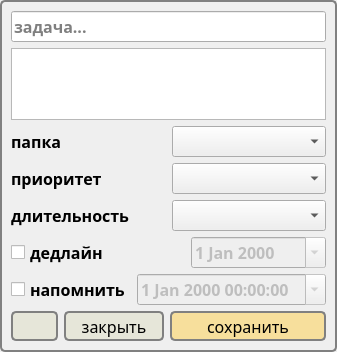
<?xml version="1.0" encoding="UTF-8"?>
<ui version="4.0">
 <class>TaskEditWindow</class>
 <widget class="QDialog" name="TaskEditWindow">
  <property name="geometry">
   <rect>
    <x>0</x>
    <y>0</y>
    <width>299</width>
    <height>352</height>
   </rect>
  </property>
  <property name="font">
   <font>
    <family>Bahnschrift SemiBold</family>
    <pointsize>12</pointsize>
    <bold>true</bold>
   </font>
  </property>
  <property name="windowTitle">
   <string>Изменение задачи</string>
  </property>
  <property name="styleSheet">
   <string notr="true">QDialog{
border: 2px solid grey;
border-radius: 5px;
}
</string>
  </property>
  <layout class="QVBoxLayout" name="verticalLayout_3">
   <item>
    <widget class="QLineEdit" name="editTaskName">
     <property name="text">
      <string/>
     </property>
     <property name="placeholderText">
      <string>задача...</string>
     </property>
    </widget>
   </item>
   <item>
    <widget class="QPlainTextEdit" name="editTaskNote">
     <property name="plainText">
      <string/>
     </property>
     <property name="backgroundVisible">
      <bool>false</bool>
     </property>
     <property name="centerOnScroll">
      <bool>false</bool>
     </property>
     <property name="placeholderText">
      <string>добавить заметку...</string>
     </property>
    </widget>
   </item>
   <item>
    <layout class="QVBoxLayout" name="verticalLayout_2">
     <item>
      <layout class="QHBoxLayout" name="horizontalLayout_2" stretch="1,1">
       <item>
        <widget class="QLabel" name="label_2">
         <property name="text">
          <string>папка</string>
         </property>
        </widget>
       </item>
       <item>
        <widget class="QComboBox" name="editTaskFolder"/>
       </item>
      </layout>
     </item>
     <item>
      <layout class="QHBoxLayout" name="horizontalLayout_3" stretch="1,1">
       <item>
        <widget class="QLabel" name="label_3">
         <property name="text">
          <string>приоритет</string>
         </property>
        </widget>
       </item>
       <item>
        <widget class="QComboBox" name="editTaskPriority"/>
       </item>
      </layout>
     </item>
     <item>
      <layout class="QHBoxLayout" name="horizontalLayout_4" stretch="1,1">
       <item>
        <widget class="QLabel" name="label_4">
         <property name="text">
          <string>длительность</string>
         </property>
        </widget>
       </item>
       <item>
        <widget class="QComboBox" name="editTaskDuration"/>
       </item>
      </layout>
     </item>
     <item>
      <layout class="QHBoxLayout" name="horizontalLayout_5" stretch="0,1">
       <item>
        <widget class="QCheckBox" name="editTaskIsDeadline">
         <property name="styleSheet">
          <string notr="true">QCheckBox::indicator:unchecked{
	image: url(:/pictures/resources/checkbox-undone.svg);
	width: 16;
	height: 16;
}
QCheckBox::indicator:checked{
	image: url(:/pictures/resources/checkbox-undone-hover.svg);
	width: 16;
	height: 16;
}</string>
         </property>
         <property name="text">
          <string>дедлайн</string>
         </property>
        </widget>
       </item>
       <item>
        <widget class="QDateEdit" name="editTaskDeadline">
         <property name="enabled">
          <bool>false</bool>
         </property>
         <property name="maximumSize">
          <size>
           <width>135</width>
           <height>16777215</height>
          </size>
         </property>
         <property name="styleSheet">
          <string notr="true">QCalendarWidget {
	font-family: Bahnschrift;
	font-size: 16px;
    background-color: white;
}

QTableView::item {
    border-radius: 30px;
}

QTableView::item:selected {
    image: url(:/pictures/resources/calendar-selected-date.svg);
    background-color: rgba(247,223,156,0);
}

QTableView:focus {
    outline: none;
}

QTableView:disabled {
    color: rgba(0, 0, 0, 100);
}

QCalendarWidget QAbstractItemView::item:enabled[today=&quot;true&quot;] {
    color: red;
    font-weight: bold;
}

QWidget#qt_calendar_navigationbar {
    background-color: rgb(247,223,156);
    border-radius: 5px;
    border: 2px solid gray;
}

QToolButton {
    color: black;
    font-size: 18px;
    border-radius: 20px;
}

#qt_calendar_nextmonth {
    icon-size: 30px;
    qproperty-icon: url(:/pictures/resources/right-arrow.svg);
    border-radius: 5px;
}

#qt_calendar_prevmonth {
    icon-size: 30px;
    qproperty-icon: url(:/pictures/resources/left-arrow.svg);
    border-radius: 5px;
}

QMenu {
    background-color: white;
    border: 2px solid gray;
    border-radius: 7px;
    padding: 4px 4px;
    font-family: Bahnschrift;
    font-size: 16px;
}

QMenu::item:selected {
    background-color: rgb(247,223,156);
    border-radius: 5px;
}

QSpinBox {
    background-color: rgb(247,223,156);
    width: 80px;
}
</string>
         </property>
         <property name="calendarPopup">
          <bool>true</bool>
         </property>
        </widget>
       </item>
      </layout>
     </item>
     <item>
      <layout class="QVBoxLayout" name="verticalLayout">
       <item>
        <layout class="QHBoxLayout" name="horizontalLayout_6" stretch="0,0">
         <item>
          <widget class="QCheckBox" name="editTaskIsReminder">
           <property name="styleSheet">
            <string notr="true">QCheckBox::indicator:unchecked{
	image: url(:/pictures/resources/checkbox-undone.svg);
	width: 16;
	height: 16;
}
QCheckBox::indicator:checked{
	image: url(:/pictures/resources/checkbox-undone-hover.svg);
	width: 16;
	height: 16;
}</string>
           </property>
           <property name="text">
            <string>напомнить</string>
           </property>
          </widget>
         </item>
         <item>
          <widget class="QDateTimeEdit" name="editTaskReminder">
           <property name="enabled">
            <bool>false</bool>
           </property>
           <property name="sizePolicy">
            <sizepolicy hsizetype="Expanding" vsizetype="Fixed">
             <horstretch>0</horstretch>
             <verstretch>0</verstretch>
            </sizepolicy>
           </property>
           <property name="styleSheet">
            <string notr="true">QCalendarWidget {
	font-family: Bahnschrift;
	font-size: 16px;
    background-color: white;
}

QTableView::item {
    border-radius: 30px;
}

QTableView::item:selected {
    image: url(:/pictures/resources/calendar-selected-date.svg);
    background-color: rgba(247,223,156,0);
}

QTableView:focus {
    outline: none;
}

QTableView:disabled {
    color: rgba(0, 0, 0, 100);
}

QCalendarWidget QAbstractItemView::item:enabled[today=&quot;true&quot;] {
    color: red;
    font-weight: bold;
}

QWidget#qt_calendar_navigationbar {
    background-color: rgb(247,223,156);
    border-radius: 5px;
    border: 2px solid gray;
}

QToolButton {
    color: black;
    font-size: 18px;
    border-radius: 20px;
}

#qt_calendar_nextmonth {
    icon-size: 30px;
    qproperty-icon: url(:/pictures/resources/right-arrow.svg);
    border-radius: 5px;
}

#qt_calendar_prevmonth {
    icon-size: 30px;
    qproperty-icon: url(:/pictures/resources/left-arrow.svg);
    border-radius: 5px;
}

QMenu {
    background-color: white;
    border: 2px solid gray;
    border-radius: 7px;
    padding: 4px 4px;
    font-family: Bahnschrift;
    font-size: 16px;
}

QMenu::item:selected {
    background-color: rgb(247,223,156);
    border-radius: 5px;
}

QSpinBox {
    background-color: rgb(247,223,156);
    width: 80px;
}
</string>
           </property>
           <property name="calendarPopup">
            <bool>true</bool>
           </property>
          </widget>
         </item>
        </layout>
       </item>
       <item>
        <layout class="QHBoxLayout" name="horizontalLayout_7"/>
       </item>
      </layout>
     </item>
    </layout>
   </item>
   <item>
    <layout class="QHBoxLayout" name="horizontalLayout">
     <item>
      <widget class="QPushButton" name="deleteTaskButton">
       <property name="sizePolicy">
        <sizepolicy hsizetype="Fixed" vsizetype="Preferred">
         <horstretch>0</horstretch>
         <verstretch>0</verstretch>
        </sizepolicy>
       </property>
       <property name="styleSheet">
        <string notr="true">QPushButton {
	icon: url(:/pictures/resources/bin.png);
	background-color: rgb(230,230,217);
	border-radius: 5px;
	border: 2px solid gray;
	color: black;
}
QPushButton:hover {
	background-color:  rgb(218, 66, 66);
}

</string>
       </property>
       <property name="text">
        <string/>
       </property>
       <property name="autoDefault">
        <bool>false</bool>
       </property>
      </widget>
     </item>
     <item>
      <widget class="QPushButton" name="closeTaskButton">
       <property name="sizePolicy">
        <sizepolicy hsizetype="Maximum" vsizetype="Maximum">
         <horstretch>0</horstretch>
         <verstretch>0</verstretch>
        </sizepolicy>
       </property>
       <property name="minimumSize">
        <size>
         <width>100</width>
         <height>30</height>
        </size>
       </property>
       <property name="font">
        <font>
         <family>Bahnschrift</family>
         <pointsize>12</pointsize>
        </font>
       </property>
       <property name="styleSheet">
        <string notr="true">QPushButton {
	background-color: rgb(230,230,217);
	border-radius: 5px;
	border: 2px solid gray;
	color: black;
}
QPushButton:hover {
	background-color: rgb(247,223,156);
}

</string>
       </property>
       <property name="text">
        <string>закрыть</string>
       </property>
       <property name="autoDefault">
        <bool>false</bool>
       </property>
      </widget>
     </item>
     <item>
      <widget class="QPushButton" name="saveTaskButton">
       <property name="minimumSize">
        <size>
         <width>100</width>
         <height>30</height>
        </size>
       </property>
       <property name="font">
        <font>
         <family>Bahnschrift</family>
         <pointsize>12</pointsize>
         <bold>false</bold>
        </font>
       </property>
       <property name="styleSheet">
        <string notr="true">QPushButton {
	background-color: rgb(247,223,156);
	border-radius: 5px;
	border: 2px solid gray;
	color: black;
}
QPushButton:hover {
	background-color: rgb(171, 153, 99);

}
</string>
       </property>
       <property name="text">
        <string>сохранить</string>
       </property>
       <property name="default">
        <bool>true</bool>
       </property>
      </widget>
     </item>
    </layout>
   </item>
  </layout>
 </widget>
 <resources/>
 <connections/>
</ui>
